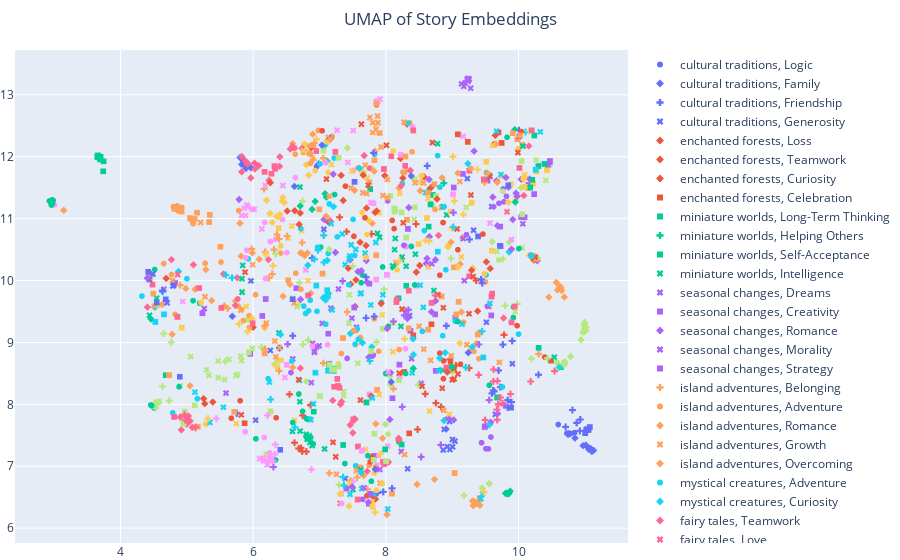

The cell this chart's notebook holds for it:
### Code cell
# 4. Visualization with Plotly

df = pd.DataFrame(embedding_2d, columns=['x', 'y'])
df['story'] = [item['story'].replace("\n", "<br>").strip() for item in matched_data]
df['theme'] = [item['theme'] for item in matched_data]
df['topic'] = [item['topic'] for item in matched_data]

hover_template = "<b>Story:</b><br>%{customdata[0]}<br><extra></extra>"

fig = px.scatter(df, x='x', y='y', symbol='theme', color='topic', 
                 hover_data={'story': True, 'theme': False, 'x': False, 'y': False},
                 custom_data=['story'],
                 title="UMAP of Story Embeddings")

fig.update_traces(hovertemplate=hover_template)

fig.update_layout(
    title={'x': 0.5},
    xaxis_title=None,
    yaxis_title=None,
    margin=dict(l=0, r=0, t=50, b=0),
    legend_title_text='',
    hoverlabel=dict(font_size=11),
)

fig.show()
fig.write_html("data/embeddings/web/index.html")
